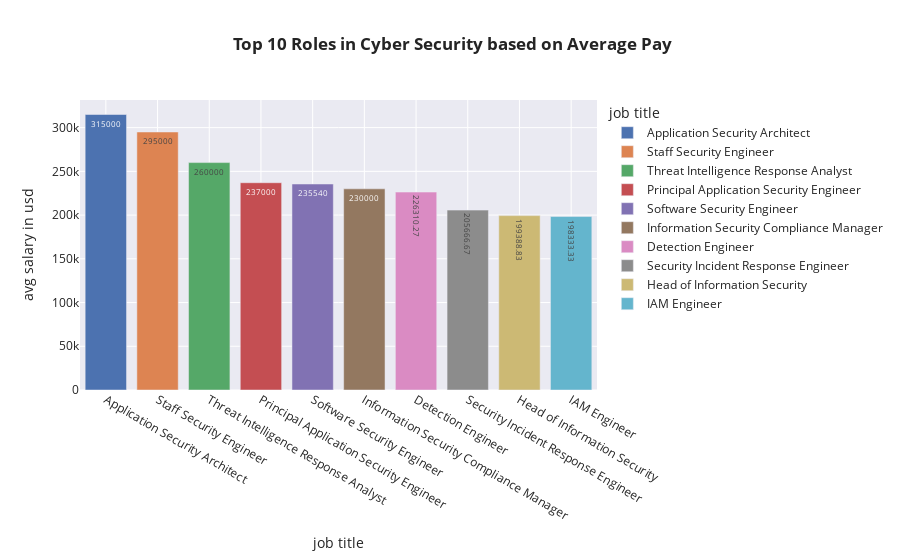

This figure's notebook cell:
### Code cell
z=df.groupby('job_title',as_index=False)['salary_in_usd'].mean().sort_values(by='salary_in_usd',ascending=False)
z['salary_in_usd']=round(z['salary_in_usd'],2)
fig=px.bar(z.head(10),x='job_title',y='salary_in_usd',color='job_title',labels={'job_title':'job title','salary_in_usd':'avg salary in usd'},text='salary_in_usd',template='seaborn',title='<b> Top 10 Roles in Cyber Security based on Average Pay')
fig.update_traces(textfont_size=8)
fig.show()

### Figure 1 — Plotly figure (JSON) as saved in the notebook; plotly's stock layout.template omitted (floating-point values rounded to 4 significant figures)
{"data": [{"alignmentgroup": "True", "hovertemplate": "job title=%{x}<br>avg salary in usd=%{text}<extra></extra>", "legendgroup": "Application Security Architect", "marker": {"color": "rgb(76,114,176)", "pattern": {"shape": ""}}, "name": "Application Security Architect", "offsetgroup": "Application Security Architect", "orientation": "v", "showlegend": true, "text": [315000], "textfont": {"size": 8}, "textposition": "auto", "type": "bar", "x": ["Application Security Architect"], "xaxis": "x", "y": [315000], "yaxis": "y"}, {"alignmentgroup": "True", "hovertemplate": "job title=%{x}<br>avg salary in usd=%{text}<extra></extra>", "legendgroup": "Staff Security Engineer", "marker": {"color": "rgb(221,132,82)", "pattern": {"shape": ""}}, "name": "Staff Security Engineer", "offsetgroup": "Staff Security Engineer", "orientation": "v", "showlegend": true, "text": [295000], "textfont": {"size": 8}, "textposition": "auto", "type": "bar", "x": ["Staff Security Engineer"], "xaxis": "x", "y": [295000], "yaxis": "y"}, {"alignmentgroup": "True", "hovertemplate": "job title=%{x}<br>avg salary in usd=%{text}<extra></extra>", "legendgroup": "Threat Intelligence Response Analyst", "marker": {"color": "rgb(85,168,104)", "pattern": {"shape": ""}}, "name": "Threat Intelligence Response Analyst", "offsetgroup": "Threat Intelligence Response Analyst", "orientation": "v", "showlegend": true, "text": [260000], "textfont": {"size": 8}, "textposition": "auto", "type": "bar", "x": ["Threat Intelligence Response Analyst"], "xaxis": "x", "y": [260000], "yaxis": "y"}, {"alignmentgroup": "True", "hovertemplate": "job title=%{x}<br>avg salary in usd=%{text}<extra></extra>", "legendgroup": "Principal Application Security Engineer", "marker": {"color": "rgb(196,78,82)", "pattern": {"shape": ""}}, "name": "Principal Application Security Engineer", "offsetgroup": "Principal Application Security Engineer", "orientation": "v", "showlegend": true, "text": [237000], "textfont": {"size": 8}, "textposition": "auto", "type": "bar", "x": ["Principal Application Security Engineer"], "xaxis": "x", "y": [237000], "yaxis": "y"}, {"alignmentgroup": "True", "hovertemplate": "job title=%{x}<br>avg salary in usd=%{text}<extra></extra>", "legendgroup": "Software Security Engineer", "marker": {"color": "rgb(129,114,179)", "pattern": {"shape": ""}}, "name": "Software Security Engineer", "offsetgroup": "Software Security Engineer", "orientation": "v", "showlegend": true, "text": [235540], "textfont": {"size": 8}, "textposition": "auto", "type": "bar", "x": ["Software Security Engineer"], "xaxis": "x", "y": [235540], "yaxis": "y"}, {"alignmentgroup": "True", "hovertemplate": "job title=%{x}<br>avg salary in usd=%{text}<extra></extra>", "legendgroup": "Information Security Compliance Manager", "marker": {"color": "rgb(147,120,96)", "pattern": {"shape": ""}}, "name": "Information Security Compliance Manager", "offsetgroup": "Information Security Compliance Manager", "orientation": "v", "showlegend": true, "text": [230000], "textfont": {"size": 8}, "textposition": "auto", "type": "bar", "x": ["Information Security Compliance Manager"], "xaxis": "x", "y": [230000], "yaxis": "y"}, {"alignmentgroup": "True", "hovertemplate": "job title=%{x}<br>avg salary in usd=%{text}<extra></extra>", "legendgroup": "Detection Engineer", "marker": {"color": "rgb(218,139,195)", "pattern": {"shape": ""}}, "name": "Detection Engineer", "offsetgroup": "Detection Engineer", "orientation": "v", "showlegend": true, "text": [226300.0], "textfont": {"size": 8}, "textposition": "auto", "type": "bar", "x": ["Detection Engineer"], "xaxis": "x", "y": [226300.0], "yaxis": "y"}, {"alignmentgroup": "True", "hovertemplate": "job title=%{x}<br>avg salary in usd=%{text}<extra></extra>", "legendgroup": "Security Incident Response Engineer", "marker": {"color": "rgb(140,140,140)", "pattern": {"shape": ""}}, "name": "Security Incident Response Engineer", "offsetgroup": "Security Incident Response Engineer", "orientation": "v", "showlegend": true, "text": [205700.0], "textfont": {"size": 8}, "textposition": "auto", "type": "bar", "x": ["Security Incident Response Engineer"], "xaxis": "x", "y": [205700.0], "yaxis": "y"}, {"alignmentgroup": "True", "hovertemplate": "job title=%{x}<br>avg salary in usd=%{text}<extra></extra>", "legendgroup": "Head of Information Security", "marker": {"color": "rgb(204,185,116)", "pattern": {"shape": ""}}, "name": "Head of Information Security", "offsetgroup": "Head of Information Security", "orientation": "v", "showlegend": true, "text": [199400.0], "textfont": {"size": 8}, "textposition": "auto", "type": "bar", "x": ["Head of Information Security"], "xaxis": "x", "y": [199400.0], "yaxis": "y"}, {"alignmentgroup": "True", "hovertemplate": "job title=%{x}<br>avg salary in usd=%{text}<extra></extra>", "legendgroup": "IAM Engineer", "marker": {"color": "rgb(100,181,205)", "pattern": {"shape": ""}}, "name": "IAM Engineer", "offsetgroup": "IAM Engineer", "orientation": "v", "showlegend": true, "text": [198300.0], "textfont": {"size": 8}, "textposition": "auto", "type": "bar", "x": ["IAM Engineer"], "xaxis": "x", "y": [198300.0], "yaxis": "y"}], "layout": {"autosize": true, "barmode": "relative", "legend": {"title": {"text": "job title"}, "tracegroupgap": 0}, "title": {"text": "<b> Top 10 Roles in Cyber Security based on Average Pay"}, "xaxis": {"anchor": "y", "autorange": true, "categoryarray": ["Application Security Architect", "Staff Security Engineer", "Threat Intelligence Response Analyst", "Principal Application Security Engineer", "Software Security Engineer", "Information Security Compliance Manager", "Detection Engineer", "Security Incident Response Engineer", "Head of Information Security", "IAM Engineer"], "categoryorder": "array", "domain": [0, 1], "range": [-0.5, 9.5], "title": {"text": "job title"}, "type": "category"}, "yaxis": {"anchor": "x", "autorange": true, "domain": [0, 1], "range": [0, 331600.0], "title": {"text": "avg salary in usd"}, "type": "linear"}}}
